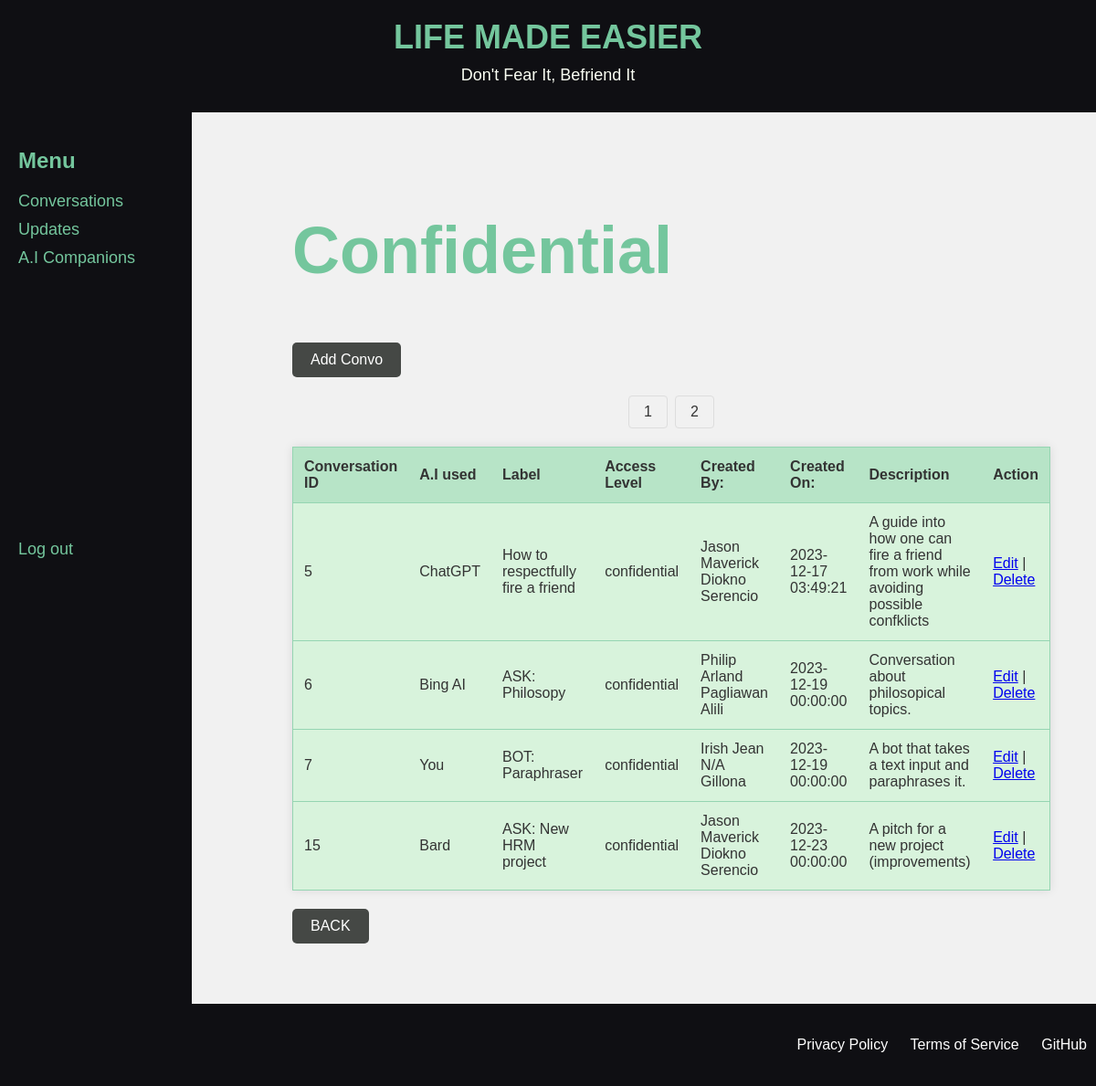
The app's page /conversations_private.view.php with its own data.
### tables this page shows
CREATE TABLE `ai_conversations` (
  `id` int NOT NULL AUTO_INCREMENT,
  `ai_used` int NOT NULL,
  `conversation_name` text NOT NULL,
  `access_level` int NOT NULL,
  `created_by` int NOT NULL,
  `created_on` datetime NOT NULL,
  `description` text NOT NULL,
  PRIMARY KEY (`id`),
  KEY `'fk_ai_conversations_employees'_idx` (`created_by`),
  KEY `'fk_ai_conversations_artificial_intelligence_used'_idx` (`ai_used`),
  CONSTRAINT `'fk_ai_conversations_artificial_intelligence_used'` FOREIGN KEY (`ai_used`) REFERENCES `artificial_intelligence_used` (`id`),
  CONSTRAINT `'fk_ai_conversations_employees'` FOREIGN KEY (`created_by`) REFERENCES `employees` (`idemployees`)
);

CREATE TABLE `artificial_intelligence_used` (
  `id` int NOT NULL AUTO_INCREMENT,
  `name` varchar(45) NOT NULL,
  `URL` text NOT NULL,
  PRIMARY KEY (`id`)
);

CREATE TABLE `access_level` (
  `id` int NOT NULL AUTO_INCREMENT,
  `level` varchar(45) NOT NULL,
  PRIMARY KEY (`id`)
);

### db.php (called while the page is built)
<?php
class Database {
    private $host = 'localhost';
    private $username = 'root';
    private $password = 'jhayzkeller9122';
    private $database = 'mydb';
    private $conn;
    public function __construct() {
        try {
            $dsn = "mysql:host={$this->host};dbname={$this->database}";
            $this->conn = new PDO($dsn, $this->username, $this->password);
            $this->conn->setAttribute(PDO::ATTR_ERRMODE, PDO::ERRMODE_EXCEPTION);
        } catch (PDOException $e) {
            die("Connection failed: " . $e->getMessage());
        }
    }
    public function getConnection() {
        return $this->conn;
    }
}
?>

### conversations.php (called while the page is built, shortened)
<?php
include_once("db.php");
class Conversations {
    private $db;
    public function __construct($db) {
        $this->db = $db;
    }
    public function countAll() {
        try {
            $sql = "SELECT COUNT(*) as total FROM ai_conversations";
            $stmt = $this->db->getConnection()->prepare($sql);
            $stmt->execute();
            $result = $stmt->fetch(PDO::FETCH_ASSOC);
            return $result['total'];
        } catch (PDOException $e) {
            echo "Error: " . $e->getMessage();
            throw $e;
        }
    }
    public function p_displayPage($startIndex, $resultsPerPage) {
        try {
            $sql = "SELECT ai_conversations.id, artificial_intelligence_used.name AS 'A.I Used', conversation_name AS 'Conversation Name', access_level.level AS 'Access Level', concat(employees.first_name, ' ', employees.middle_name, ' ', employees.last_name) AS 'Created By', created_on AS 'Created On', description AS Description
                    FROM ai_conversations
                    INNER JOIN artificial_intelligence_used
                    ON ai_conversations.ai_used = artificial_intelligence_used.id
                    INNER JOIN access_level
                    ON ai_conversations.access_level = access_level.id
                    INNER JOIN employees
                    ON created_by = employees.idemployees
                    WHERE access_level = 3
                    ORDER BY id ASC
                    LIMIT :startIndex, :resultsPerPage";
            $stmt = $this->db->getConnection()->prepare($sql);
            $stmt->bindParam(':startIndex', $startIndex, PDO::PARAM_INT);
            $stmt->bindParam(':resultsPerPage', $resultsPerPage, PDO::PARAM_INT);
            $stmt->execute();
            $result = $stmt->fetchAll(PDO::FETCH_ASSOC);
            return $result;
        } catch (PDOException $e) {
            echo "Error: " . $e->getMessage();
            throw $e;
        }
    }
}
?>

### conversations_private.view.php (the view, shortened to what this page needs)
<?php
include_once("db.php");
include_once("conversations.php");
$db = new Database();
$conversations = new Conversations($db);
?>
<!DOCTYPE html>
<html lang="en">
<head>
    <link rel="stylesheet" type="text/css" href="styles.css">
</head>
<body>
    <?php include('navbar.php'); ?>
    <div class="content">
    <h2>Confidential</h2>
    <a class="button-link" href="conversations_add.php">Add Convo</a>
    <table class="orange-theme">
        <thead>
            <tr>
                <th>Conversation ID</th>
                <th>A.I used</th>
                <th>Label</th>
                <th>Access Level</th>
                <th>Created By:</th>
                <th>Created On:</th>
                <th>Description</th>
                <th>Action</th>
            </tr>
        </thead>
        <tbody>
            <?php
            $page = isset($_GET['page']) ? $_GET['page'] : 1;
            $resultsPerPage = 10;
            $startIndex = ($page - 1) * $resultsPerPage;
            $results = $conversations->p_displayPage($startIndex, $resultsPerPage);
            foreach ($results as $result) {
            ?>
            <tr>
                <td><?php echo $result['id']; ?></td>
                <td><?php echo $result['A.I Used']; ?></td>
                <td><?php echo $result['Conversation Name']; ?></td>
                <td><?php echo $result['Access Level']; ?></td>
                <td><?php echo $result['Created By']; ?></td>
                <td><?php echo $result['Created On']; ?></td>
                <td><?php echo $result['Description']; ?></td>
                <td>
                    <a href="conversations_edit.php?id=<?php echo $result['id']; ?>">Edit</a>
                    |
                    <a href="conversations_delete.php?id=<?php echo $result['id']; ?>">Delete</a>
                </td>
            </tr>
        <?php }
            $totalRows = $conversations->countAll();
            $totalPages = ceil($totalRows / $resultsPerPage);
            echo '<div class="pagination">';
            for ($i = 1; $i <= $totalPages; $i++) {
                echo '<a href="?page=' . $i . '">' . $i . '</a>';
            }
        ?>
        </tbody>
    </table>
    <a class="button-link" href="conversations.view.php">BACK</a>
        </div>
</body>
</html>

### styles.css (style rules this page uses)
.content { margin-left: 270px; padding: 50px; }
body { font-family: Arial, sans-serif; background-color: #f1f1f1; background-size: cover; background-position: center; background-repeat: no-repeat; color: #333; margin: 0; padding: 0; }
h1 { color: #74C69D; }
h2 { font-size: 72px; color: #74C69D; }
table { width: 100%; border-collapse: collapse; margin: 20px 0; background-color: #D8F3DC; border: 1px solid #95D5B2; box-shadow: 0 0 10px rgba(0, 0, 0, 0.1); }
th, td { padding: 12px; text-align: left; border-bottom: 1px solid #95D5B2; }
th { background-color: #B7E4C7; }
header { background-color: #0f0f13; color: #fbfff4; padding: 20px 0; text-align: center; }
.header-content { display: flex; flex-direction: column; justify-content: center; align-items: center; }
.header-content h1 { font-size: 36px; margin: 0; }
.header-content p { font-size: 18px; margin: 10px 0; }
.button-link { display: inline-block; padding: 10px 20px; background-color: #454845; color: #fff; text-decoration: none; border: none; border-radius: 5px; cursor: pointer; transition: background-color 0.3s; }
footer { background-color: #0f0f13; color: #fff; padding: 20px 0; text-align: center; }
.footer-content { display: flex; justify-content: space-between; align-items: center; }
.footer-links { list-style: none; padding: 0; }
.footer-links li { display: inline; margin: 0 10px; }
.footer-links a { text-decoration: none; color: #fff; }
.pagination { display: flex; justify-content: center; margin-top: 20px; }
.pagination a { color: #333; padding: 8px 16px; text-decoration: none; transition: background-color 0.3s; border: 1px solid #ddd; margin: 0 4px; }
.pagination a:first-child, .pagination a:last-child { border-radius: 4px; }

### records on screen
ai_conversations: id "5", ai_used.name "ChatGPT", conversation_name "How to respectfully fire a friend", access_level.level "confidential", Created "Jason Maverick Diokno Serencio", created_on "2023-12-17 03:49:21", description "A guide into how one can fire a friend from work while avoiding possible confklicts"
ai_conversations: id "6", ai_used.name "Bing AI", conversation_name "ASK: Philosopy", access_level.level "confidential", Created "Philip Arland Pagliawan Alili", created_on "2023-12-19 00:00:00", description "Conversation about philosopical topics."
ai_conversations: id "7", ai_used.name "You", conversation_name "BOT: Paraphraser", access_level.level "confidential", Created "Irish Jean N/A Gillona", created_on "2023-12-19 00:00:00", description "A bot that takes a text input and paraphrases it."
ai_conversations: id "15", ai_used.name "Bard", conversation_name "ASK: New HRM project", access_level.level "confidential", Created "Jason Maverick Diokno Serencio", created_on "2023-12-23 00:00:00", description "A pitch for a new project (improvements)"
